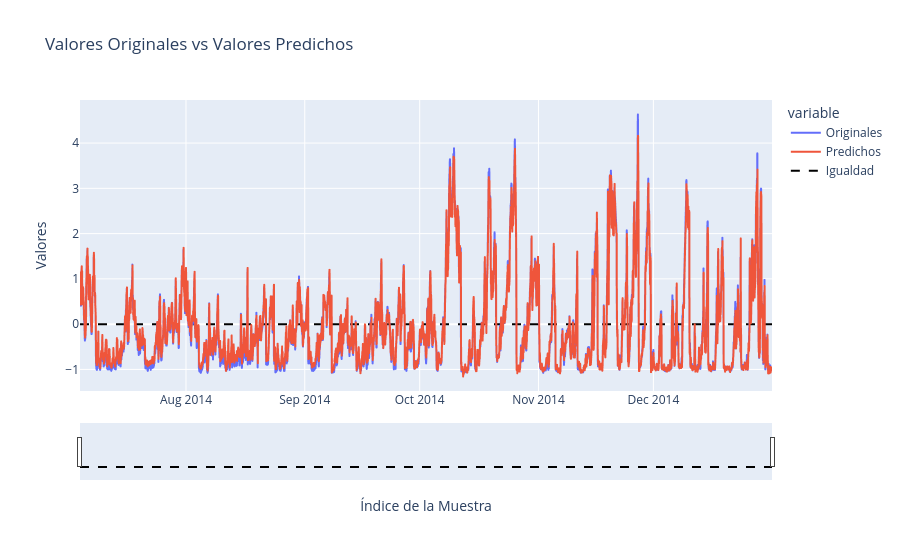

The notebook cell this image was saved under:
### Code cell
# Crea un DataFrame con los datos originales y los predichos
df = pd.DataFrame({'Originales': valY.flatten(), 'Predichos': prediccionMLP.flatten()})
df.index = val_date

fecha_inicio = df.index[0]
fecha_fin = df.index[-1]


fig = px.line(df, title='Valores Originales vs Valores Predichos')
fig.update_xaxes(rangeslider_visible=True, title='Índice de la Muestra', range=[fecha_inicio, fecha_fin])
fig.update_yaxes(title='Valores')


fig.add_trace(go.Scatter(x=df.index, y=[0] * len(df), mode='lines', name='Igualdad', line=dict(color='black', dash='dash')))
dfMLP = df
fig.show()

### Figure 1 — Plotly figure (JSON) as saved in the notebook; plotly's stock layout.template omitted (floating-point values rounded to 4 significant figures; data arrays with more than 128 entries replaced by an {"elided": "..."} marker saying what was removed)
{"data": [{"hovertemplate": "variable=Originales<br>index=%{x}<br>value=%{y}<extra></extra>", "legendgroup": "Originales", "line": {"color": "#636efa", "dash": "solid"}, "marker": {"symbol": "circle"}, "mode": "lines", "name": "Originales", "showlegend": true, "type": "scattergl", "x": {"elided": "4336 str values"}, "xaxis": "x", "y": {"elided": "4336 float values"}, "yaxis": "y"}, {"hovertemplate": "variable=Predichos<br>index=%{x}<br>value=%{y}<extra></extra>", "legendgroup": "Predichos", "line": {"color": "#EF553B", "dash": "solid"}, "marker": {"symbol": "circle"}, "mode": "lines", "name": "Predichos", "showlegend": true, "type": "scattergl", "x": {"elided": "4336 str values"}, "xaxis": "x", "y": {"elided": "4336 float values"}, "yaxis": "y"}, {"line": {"color": "black", "dash": "dash"}, "mode": "lines", "name": "Igualdad", "type": "scatter", "x": {"elided": "4336 str values"}, "y": {"elided": "4336 int values"}}], "layout": {"legend": {"title": {"text": "variable"}, "tracegroupgap": 0}, "title": {"text": "Valores Originales vs Valores Predichos"}, "xaxis": {"anchor": "y", "domain": [0, 1], "range": ["2014-07-04T08:00:00", "2014-12-31T23:00:00"], "rangeslider": {"visible": true}, "title": {"text": "Índice de la Muestra"}}, "yaxis": {"anchor": "x", "domain": [0, 1], "title": {"text": "Valores"}}}}
